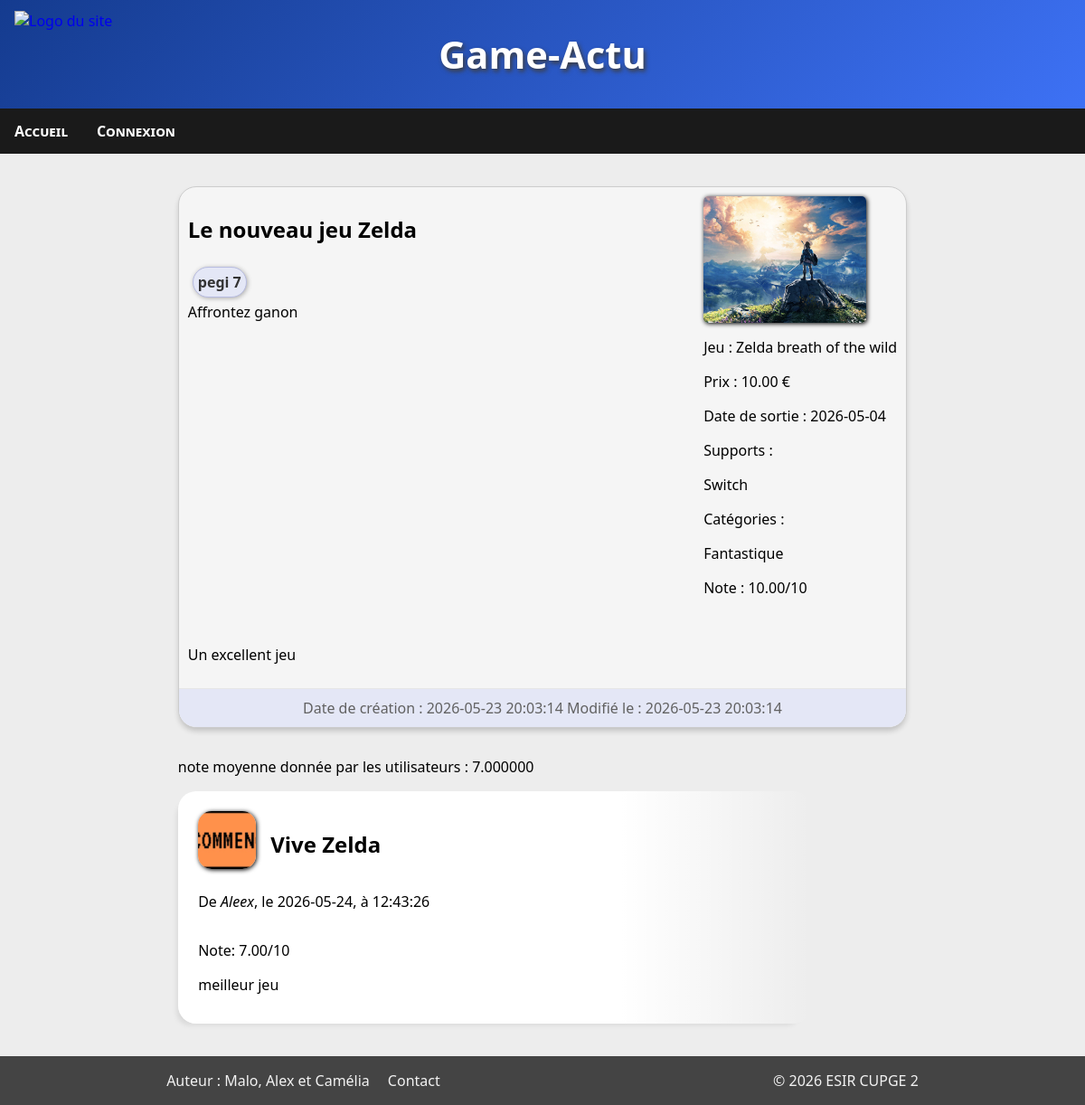
Page /article.php/?id_article=20 on the committed database.
### tables this page shows
CREATE TABLE `Article` (
  `titre` varchar(30) DEFAULT NULL,
  `contenu` varchar(500) DEFAULT NULL,
  `note` decimal(4,2) DEFAULT NULL,
  `caracteristiques` varchar(100) DEFAULT NULL,
  `date_creation` datetime DEFAULT NULL,
  `date_modification` datetime DEFAULT NULL,
  `id_article` bigint NOT NULL,
  `id_jeu` bigint DEFAULT NULL
);

CREATE TABLE `Jeu` (
  `nom` varchar(30) DEFAULT NULL,
  `prix` decimal(5,2) DEFAULT NULL,
  `synopsis` varchar(40) DEFAULT NULL,
  `id_jeu` bigint NOT NULL,
  `sortie` date DEFAULT NULL
);

CREATE TABLE `Image` (
  `chemin_image` varchar(500) NOT NULL,
  `id_article` bigint DEFAULT NULL
);

CREATE TABLE `Est_jouable_sur` (
  `id_jeu` bigint NOT NULL,
  `nom_support` varchar(50) NOT NULL
);

CREATE TABLE `Est_categorise_par` (
  `id_jeu` bigint NOT NULL,
  `nom_categorie` varchar(50) NOT NULL
);

CREATE TABLE `Avis` (
  `titre` varchar(30) DEFAULT NULL,
  `texte` varchar(500) DEFAULT NULL,
  `note` decimal(4,2) DEFAULT NULL,
  `date_creation` datetime DEFAULT NULL,
  `id_avis` bigint NOT NULL,
  `id_article` bigint DEFAULT NULL,
  `login` varchar(30) DEFAULT NULL
);

CREATE TABLE `Utilisateur` (
  `Role` varchar(10) DEFAULT NULL,
  `login` varchar(30) NOT NULL,
  `mdp` varchar(30) DEFAULT NULL,
  `date_inscription` date DEFAULT NULL,
  `date_derniere_connexion` datetime DEFAULT NULL,
  `nom` varchar(30) DEFAULT NULL,
  `prenom` varchar(20) DEFAULT NULL,
  `date_naissance` date DEFAULT NULL,
  `adresse_email` varchar(320) DEFAULT NULL,
  `chemin_pdp` varchar(50) DEFAULT NULL
);

### php/functions-DB.php (called while the page is built, shortened)
<?php
function readDB($mysqli, $sql_input)
{
	$query_output = mysqli_query($mysqli, $sql_input);
		return $query_output->fetch_all(MYSQLI_ASSOC);
}
?>

### php/functions-query.php (called while the page is built, shortened)
<?php
function recuperer_supports_jeu($mysqli, $id_jeu) {
    $query = "SELECT nom_support
    FROM Est_jouable_sur
    WHERE id_jeu = '$id_jeu'";
    return readDB($mysqli, $query);
}
function recuperer_categories_jeu($mysqli, $id_jeu) {
    $query = "SELECT nom_categorie
    FROM Est_categorise_par
    WHERE id_jeu = '$id_jeu'";
    return readDB($mysqli, $query);
}
function information_article($mysqli, $id_article) {
    $query = "SELECT
        Article.id_article,
        Article.titre,
        Article.contenu,
        Article.note,
        Article.caracteristiques,
        Article.date_creation,
        Article.id_jeu,
        Jeu.nom,
        Jeu.sortie,
        Jeu.prix,
        Jeu.synopsis,
        Article.date_modification,
        Image.chemin_image
    FROM Article
    INNER JOIN Image ON Image.id_article = Article.id_article
    INNER JOIN Jeu ON Article.id_jeu = Jeu.id_jeu
    WHERE Article.id_article = '$id_article'
    ORDER BY Article.date_creation DESC";
    $result = readDB($mysqli, $query);
    return $result;
}
function liste_avis($mysqli, $id_article) {
    $query = "SELECT
        date_creation,
        id_avis,
        login,
        note,
        texte,
        titre,
        Utilisateur.chemin_pdp
    FROM Avis
    INNER JOIN Utilisateur USING(login)
    WHERE id_article = '$id_article';";
    $result = readDB($mysqli, $query);
    return $result;
}
function get_note_moyenne($mysqli, $id_article) {
    $query = "SELECT AVG(note) as moyenne FROM Avis WHERE id_article = '$id_article'";
    $result = readDB($mysqli, $query);
    return $result;
}
?>

### php/functions-structures.php (the view, shortened to what this page needs)
<?php
function affichage_article($article) {
    $mysqli = connectionDB();
    $titre  = $article["titre"];
    $contenu  = $article["contenu"];
    $date_creation  = $article["date_creation"];
    $date_modification = $article["date_modification"];
    $note = $article["note"];
    $caracteristiques  = explode(",", $article["caracteristiques"]);
    $chemin_img = $article["chemin_image"];
    $prix = $article["prix"];
    $synopsis = $article["synopsis"];
    $nom_jeu = $article["nom"];
    $date_sortie  = $article["sortie"];
    $id_jeu = $article["id_jeu"];
    $supports = recuperer_supports_jeu($mysqli, $id_jeu);
    $categories = recuperer_categories_jeu($mysqli, $id_jeu);
    echo "<div class='article'>";
        echo "<div class='presentation'>";
            echo "<div class='intro'>";
                echo "<h2 class='title'>$titre</h2>";
                echo "<section class='caracteristique'>";
                    echo "<div class='tags_container'>";
                        foreach($caracteristiques as $caracteristique) {
                            echo "<div class='tag_bubble'>$caracteristique</div>";
                        }
                    echo "</div>";
                    echo "$synopsis<br/>";
                echo "</section>";
            echo "</div>";
            echo "<div class='intro2'>";
                echo "<div class='img_container'>";
                    echo "<img src='../$chemin_img'>";
                echo "</div>";
                echo "<p>Jeu : $nom_jeu</p>";
                echo "<p>Prix : $prix €</p>";
                echo "<p>Date de sortie : $date_sortie</p>";
                echo "<p>Supports :</p>";
                foreach($supports as $support) {
                    echo $support["nom_support"] . " ";
                }
                echo "<p>Catégories :</p>";
                foreach($categories as $categorie) {
                    echo $categorie["nom_categorie"] . " ";
                }
                echo "<p class='note'>Note : $note/10</p>";
            echo "</div>";
        echo "</div>";
        echo "<div class='content'>";
            echo "<p class='texte'>$contenu</p>";
        echo "</div>";
        echo "<footer class='fin'>";
            echo "Date de création : $date_creation ";
            echo "Modifié le : $date_modification";
        echo "</footer>";
    echo "</div>";
}
function affichage_liste_avis($liste_avis) {
    foreach($liste_avis as $avis){
        $date_creation  = explode(" ", $avis["date_creation"]);
        $jour           = $date_creation[0];
        $heure          = $date_creation[1];
        $note           = $avis["note"];
        $texte          = $avis["texte"];
        $titre          = $avis["titre"];
        $login          = $avis["login"];
        $chemin_pdp     = $avis["chemin_pdp"];
        echo "<div class = 'avis'>";
            echo "<section class = 'avis-contenu'>";
                echo "<div class = 'avis_header'>";
                    echo "<div class = 'avis_pdp_img_container'>";
                        echo "<a href='../profil_public.php/?login=$login'><img src = '$chemin_pdp' alt = 'photo de profil de $login'></a>";
                    echo "</div>";
                    echo "<h2>$titre</h2>";
                echo "</div>";
                echo "<p>De <i>$login</i>, le $jour, à $heure</p>";
                echo "<p>Note: $note/10</p>";
                echo "$texte";
            echo "</section>";
        echo "</div>";
    }
}
    ?><div class = "profile_publique">
    </div><?php
function affichage_note_moyenne($moyenne) {
    foreach($moyenne as $line) {
        $moy = $line["moyenne"];
        echo "note moyenne donnée par les utilisateurs : $moy";
    }
}
?>

### article.php (shortened to what this page needs)
<?php
require_once("./php/functions-DB.php");
require_once("./php/functions-query.php");
require_once("./php/functions-structures.php");
$mysqli = connectionDB();
?>
<!DOCTYPE html>
<html lang="fr">
    <head>
        <link rel="stylesheet" type="text/css" href="../styles/style.css">
    </head>
    <body>
        <?php
            include("static/header.php");
            include("static/nav.php");
        ?>
        <main>
            <?php
            $id_article = htmlspecialchars($_GET["id_article"]);
            $article = information_article($mysqli, $id_article);
            $liste_avis = liste_avis($mysqli, $id_article);
            echo "<div class = 'avis-article-container'>";
            affichage_article($article[0]);
            $note = get_note_moyenne($mysqli, $id_article);
            affichage_note_moyenne($note);
            affichage_liste_avis($liste_avis);
            echo "</div>";
            ?>
        </main>
        <?php
            include("static/footer.php");
        ?>
    </body>
</html>

### static/header.php
<header>
    <a href="index.php">
        <?php
            $rootPath = dirname($_SERVER['SCRIPT_NAME']);
            echo "<img src='$rootPath/img/site/logo.png' alt='Logo du site'>"
        ?>
    </a>
    <h1>Game-Actu</h1>
</header>

### static/nav.php
<?php
$rootPath = dirname($_SERVER['SCRIPT_NAME']);
?>
<nav>
    <ul>
        <li><a href="<?php echo $rootPath; ?>/index.php">Accueil</a></li>
        <?php
            if(isset($_SESSION['connecte']) && $_SESSION['connecte']){
                ?><li><a href="<?php echo $rootPath; ?>/profil_prive.php">Profil</a></li><?php
                ?><li><a href="<?php echo $rootPath; ?>/php/logout.php">Déconnexion</a></li><?php
                ?><li><a href="<?php echo $rootPath; ?>/avis.php">Poster un avis</a></li><?php
                if ($_SESSION['role'] == "Redacteur" || $_SESSION['role'] == "Admin"  ) {
                    ?><li><a href="<?php echo $rootPath; ?>/redaction.php">Rediger un article</a></li><?php
                }
            } else{
                ?><li><a href="<?php echo $rootPath; ?>/connexion.php">Connexion</a></li><?php
            }?>
    </ul>
</nav>

### static/footer.php
<footer>
    <div class="footerLeft">
        <p class="itemFooterLeft">
            Auteur : Malo, Alex et Camélia
        </p>
        <p>
            Contact
        </p>
    </div>
    <p>
        © 2026 ESIR CUPGE 2
    </p>
</footer>

### styles/style.css (style rules this page uses)
body { font-family: 'Segoe UI', system-ui, -apple-system, sans-serif; display: flex; flex-direction: column; min-height: 100vh; margin: 0; --main-bg-color: hsl(0, 0%, 93%); --alt-bg-color-1: hsl(0, 0%, 96%); --alt-bg-color-2: hsl(230, 50%, 93%); background-color: var(--main-bg-color); }
nav { position: sticky; top: 0; z-index: 2; }
nav ul { list-style-type: none; display: flex; background-color: hsl(0, 0%, 10%); padding: 0; margin: 0; }
nav li a { display: block; color: white; padding: 14px 16px; text-decoration: none; font-weight: 600; font-variant: small-caps; transition: 0.3s; }
main { flex: 1; padding-left: 8%; padding-right: 8%; padding-top: 3%; padding-bottom: 3%; background-color: var(--main-bg-color); }
footer { display: flex; justify-content: space-around; background-color: #444444;; color: hsl(0, 0%, 95%); }
.footerLeft { display: flex; justify-content: center; }
.itemFooterLeft { margin-right: 20px; }
.avis-article-container { width: 1000px; max-width: 80%; margin: auto; display: flex; flex-direction: column; gap: 1rem; }

### rows in the picture
article: titre "Le nouveau jeu Zelda", caracteristiques "pegi 7", id_jeu.synopsis "Affrontez ganon", image.chemin_image (picture), id_jeu.nom "Zelda breath of the wild", id_jeu.prix "10.00", id_jeu.sortie "2026-05-04", note "10.00", contenu "Un excellent jeu", date_creation "2026-05-23 20:03:14", date_modification "2026-05-23 20:03:14"
est_jouable_sur: nom_support "Switch"
est_categorise_par: nom_categorie "Fantastique"
avis: login.chemin_pdp (picture), titre "Vive Zelda", login "Aleex", date_creation "2026-05-24", date_creation "12:43:26", note "7.00", texte "meilleur jeu"

### other values in the picture
$moy "7.000000"
